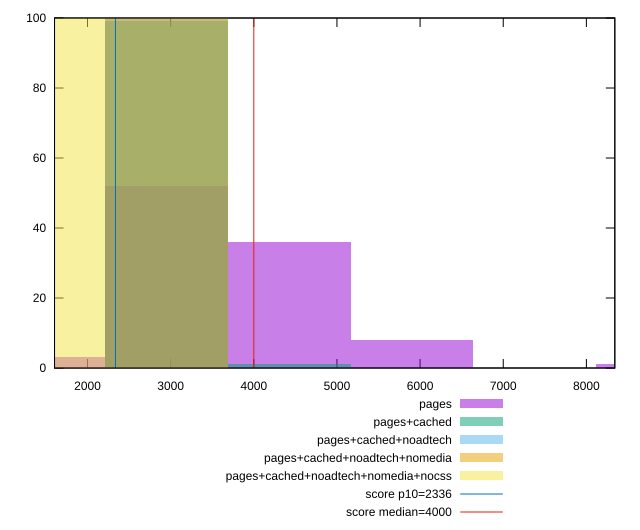

gnuplot code for this plot:
reset

$pages <<EOF
2952.062084297252 52
4428.093126445878 36
5904.124168594504 8
8856.186252891755 1
1476.031042148626 3
EOF

$pagesCached <<EOF
4428.093126445878 1
2952.062084297252 99
EOF

$pagesCachedNoadtech <<EOF
2952.062084297252 100
EOF

$pagesCachedNoadtechNomedia <<EOF
2952.062084297252 100
EOF

$pagesCachedNoadtechNomediaNocss <<EOF
1476.031042148626 100
EOF

set key outside below
set boxwidth 1476.031042148626
set xrange [1603.369:8342.033]
set yrange [0:100]
set trange [0:100]
set style fill transparent solid 0.5 noborder

set parametric
set terminal svg size 640, 530 enhanced background rgb 'white'
set output "report_00025_2021-02-22T21:38:55.199Z/first-contentful-paint/comparison/histogram/all_raw.svg"

plot $pages title "pages" with boxes, \
     $pagesCached title "pages+cached" with boxes, \
     $pagesCachedNoadtech title "pages+cached+noadtech" with boxes, \
     $pagesCachedNoadtechNomedia title "pages+cached+noadtech+nomedia" with boxes, \
     $pagesCachedNoadtechNomediaNocss title "pages+cached+noadtech+nomedia+nocss" with boxes, \
     2336,t title "score p10=2336", \
     4000,t title "score median=4000"

reset
